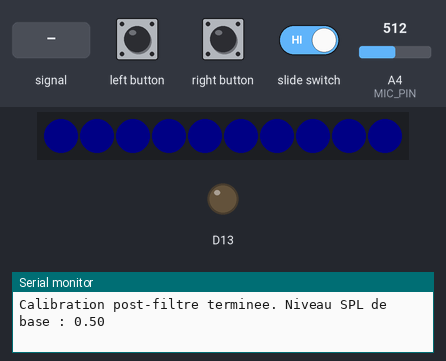
This program was run on a simulated Adafruit Circuit Playground Express. Parts: 10 RGB LEDs in strip order, left to right, output pins drawn as LEDs (lit = HIGH), the last lines printed to the serial monitor. The inputs (shaded band) are chosen by the test bench; at power-on: A4 (MIC_PIN) = 512. Dim RGB values are drawn brighter than linear.

Above: at 1.7 s.
3.3 s: A4 (MIC_PIN) fed a 50 Hz sine of ±306 counts around its level
At 6.0 s:
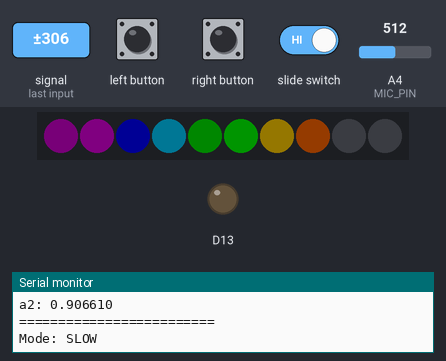
6.2 s: slide switch set LOW
At 7.92 s:
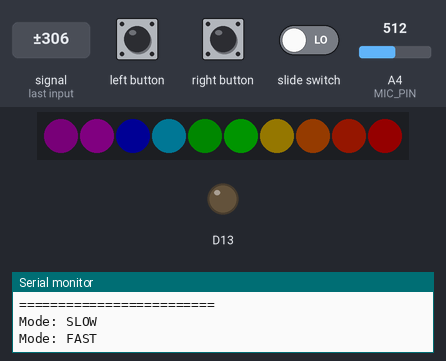
9.2 s: A4 (MIC_PIN) fed a 200 Hz sine of ±255 counts around its level
At 10.5 s:
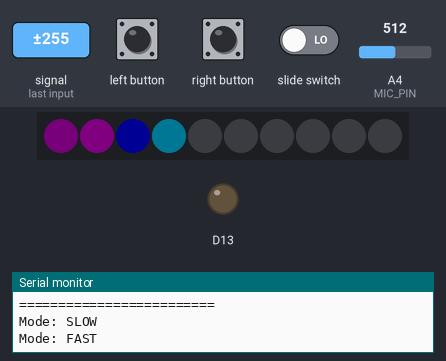
12.2 s: A4 (MIC_PIN) set to 900
At 13.4 s:
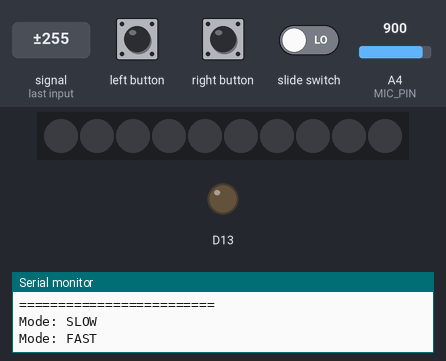
Timing chart, 0 to 15.2 s (numbered marks = the images above; inputs shaded):
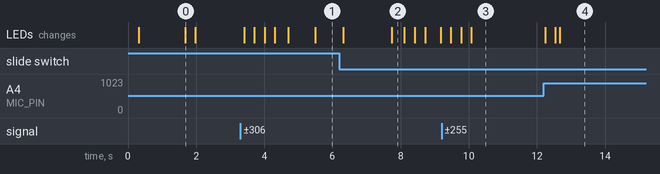

The program:

main.cpp
```cpp
// (licence header left out)
#include <Arduino.h>

#include <Adafruit_CircuitPlayground.h>

#include <math.h>

#define MIC_PIN A4

#define SAMPLE_RATE_HZ 1000

const float sample_period_us = 1000000.0 / SAMPLE_RATE_HZ;

// PARAMÈTRES DU FILTRE (20Hz - 200Hz)

float target_frequency_hz = 100.0;

float Q = 6.0;

float b0, b1, b2, a1, a2;

float x_1 = 0, x_2 = 0, y_1 = 0, y_2 = 0;

// DEBUG MODE - Pour tester
#define DEBUG_MODE 0  // Mets à 1 pour tester, 0 pour fonctionnement normal

// PARAMÈTRES DU DB-MÈTRE

float reference_level = 1.0;     // Calculé dynamiquement post-filtre au démarrage

float manual_offset_db = 0.0;     // Modifié par les boutons (+/- 3dB)

const float DB_PER_LED = 3.0;

// --- LISSAGE IEC 61672-1 ---
// Fast (F) : time constant = 125 ms → atteint le nouveau niveau en ~0.6s
// Slow (S) : time constant = 1 s → atteint le nouveau niveau en ~5s

#define DT 0.001                  // Intervalle en secondes (1/1000Hz)
#define TAU_FAST 0.125            // 125 ms time constant
#define TAU_SLOW 1.0              // 1 s time constant

// Pré-calculer les facteurs de lissage
float SMOOTHING_FACTOR_FAST = 1.0 - exp(-DT / TAU_FAST);  // ≈ 0.00797
float SMOOTHING_FACTOR_SLOW = 1.0 - exp(-DT / TAU_SLOW);  // ≈ 0.000999

float current_smoothing_factor = SMOOTHING_FACTOR_FAST;  // Commence en Fast
float smoothed_db = 0.0;

// Définition de la structure pour le tableau RVB

struct ColorRGB {

  uint8_t r;

  uint8_t g;

  uint8_t b;

};

// TABLEAU RVB DE L'ÉCHELLE (10 NeoPixels)

const ColorRGB vu_colors[10] = {

  {32, 0, 32},     // LED 0 : violet (+0 dB)

  {64, 0, 64},     // LED 1 : violet     (+3 dB)

  {0, 0, 255},    // LED 2 : bleu foncé (+6 dB)

  {0, 204, 255},   // LED 3 : bleu clair (+9 dB)

  {0, 120, 0},   // LED 4 : vert foncé    (+12 dB) - PUR VERT

  {0, 255, 0},   // LED 5 : vert clair  (+15 dB)

  {255, 200, 0},   // LED 6 : jaune doré     (+18 dB)

  {255, 100, 0},   // LED 7 : orange vif  (+21 dB)

  {255, 40, 0},    // LED 8 : orange foncé  (+24 dB)

  {255, 0, 0}      // LED 9 : rouge pur      (+27 dB)

};

bool last_btn_left = false;

bool last_btn_right = false;

bool last_slide_switch = false;  // Pour détecter les changements FAST/SLOW

void computeBiquadCoefficients(float fc, float fs, float q) {

  float omega = 2.0 * PI * fc / fs;

  float alpha = sin(omega) / (2.0 * q);

  float cos_omega = cos(omega);

  float b0_raw = alpha;

  float b1_raw = 0.0;

  float b2_raw = -alpha;

  float a0_raw = 1.0 + alpha;

  float a1_raw = -2.0 * cos_omega;

  float a2_raw = 1.0 - alpha;

  b0 = b0_raw / a0_raw;

  b1 = b1_raw / a0_raw;

  b2 = b2_raw / a0_raw;

  a1 = a1_raw / a0_raw;

  a2 = a2_raw / a0_raw;

}

void calibrateOnBoot() {

  Serial.println("Calibration du bruit de fond... Ne faites pas de bruit.");

  // 3 flashs bleus au début
  for(int i=0; i<3; i++) {
    for(int j=0; j<10; j++) CircuitPlayground.setPixelColor(j, 0, 0, 100);
    delay(100);
    CircuitPlayground.clearPixels();
    delay(100);
  }

  delay(50);  // Stabilisation avant calibration

  float sum_magnitude = 0.0;

  int sample_count = 1000;

  for (int i = 0; i < sample_count; i++) {

    unsigned long start_time = micros();

    int raw_sample = analogRead(MIC_PIN) - 512;

    float x0 = (float)raw_sample;

    float y0 = (b0 * x0) + (b1 * x_1) + (b2 * x_2) - (a1 * y_1) - (a2 * y_2);

    x_2 = x_1; x_1 = x0; y_2 = y_1; y_1 = y0;

    sum_magnitude += abs(y0);

    while (micros() - start_time < sample_period_us) {}

  }

  reference_level = sum_magnitude / sample_count;

  if (reference_level < 0.5) reference_level = 0.5;

  Serial.print("Calibration post-filtre terminee. Niveau SPL de base : ");

  Serial.println(reference_level);

  // 2 flashs bleus à la fin
  for(int i=0; i<2; i++) {
    for(int j=0; j<10; j++) CircuitPlayground.setPixelColor(j, 0, 0, 100);
    delay(100);
    CircuitPlayground.clearPixels();
    delay(100);
  }

}

void printFilterResponse() {
  // Affiche les coefficients du filtre pour vérification
  Serial.println("\n=== FILTER COEFFICIENTS ===");
  Serial.print("Fc (Hz): "); Serial.println(target_frequency_hz);
  Serial.print("Q: "); Serial.println(Q);
  Serial.print("b0: "); Serial.println(b0, 6);
  Serial.print("b1: "); Serial.println(b1, 6);
  Serial.print("b2: "); Serial.println(b2, 6);
  Serial.print("a1: "); Serial.println(a1, 6);
  Serial.print("a2: "); Serial.println(a2, 6);
  Serial.println("=========================\n");
}

void setup() {

  CircuitPlayground.begin();

  pinMode(MIC_PIN, INPUT);

  Serial.begin(115200);

  target_frequency_hz = constrain(target_frequency_hz, 20.0, 200.0);

  computeBiquadCoefficients(target_frequency_hz, SAMPLE_RATE_HZ, Q);

  calibrateOnBoot();

  printFilterResponse();

}

void loop() {

  unsigned long start_time = micros();

  // 1. Gestion des boutons (+/- 3dB sur l'échelle)

  bool current_btn_left = CircuitPlayground.leftButton();

  bool current_btn_right = CircuitPlayground.rightButton();

  if (current_btn_left && !last_btn_left) {

    manual_offset_db += 3.0;

    smoothed_db = 0.0;  // Reset pour réaction immédiate

    Serial.print("Offset: "); Serial.print(manual_offset_db); Serial.println(" dB");

  }

  if (current_btn_right && !last_btn_right) {

    manual_offset_db -= 3.0;

    smoothed_db = 0.0;  // Reset pour réaction immédiate

    Serial.print("Offset: "); Serial.print(manual_offset_db); Serial.println(" dB");

  }

  last_btn_left = current_btn_left;

  last_btn_right = current_btn_right;

  // 1b. Détection du mode Fast/Slow via le slide switch
  bool slide_switch = CircuitPlayground.slideSwitch();
  if (slide_switch) {
    current_smoothing_factor = SMOOTHING_FACTOR_SLOW;  // Slide vers la gauche = SLOW
  } else {
    current_smoothing_factor = SMOOTHING_FACTOR_FAST;  // Slide vers la droite = FAST
  }

  // Affiche le changement de mode seulement quand il change
  if (slide_switch != last_slide_switch) {
    Serial.println(slide_switch ? "Mode: SLOW" : "Mode: FAST");
    last_slide_switch = slide_switch;
  }

  // 2. Acquisition et Filtrage Passe-Bande

  int raw_sample = analogRead(MIC_PIN) - 512;

  float x0 = (float)raw_sample;

  float y0 = (b0 * x0) + (b1 * x_1) + (b2 * x_2) - (a1 * y_1) - (a2 * y_2);

  x_2 = x_1; x_1 = x0;

  y_2 = y_1; y_1 = y0;

  // 3. Calcul des Décibels instantanés

  float magnitude = abs(y0);

  float instant_db = 0.0;

  if (magnitude > reference_level) {

    float raw_db = 20.0 * log10(magnitude / reference_level);

    instant_db = raw_db - manual_offset_db;

  }

  // 4. Lissage exponentiel (Filtre passe-bas sur l'affichage)

  // Plus SMOOTHING_FACTOR est petit, plus la transition vers la nouvelle valeur prend du temps.

  smoothed_db = (current_smoothing_factor * instant_db) + ((1.0 - current_smoothing_factor) * smoothed_db);

  // 5. Conversion de la valeur lissée en nombre de LED actives

  int leds_to_light = (int)(smoothed_db / DB_PER_LED);

  leds_to_light = constrain(leds_to_light, 0, 10);

  // 6. Affichage avec le tableau RVB personnalisé

  CircuitPlayground.clearPixels();

  for (int i = 0; i < leds_to_light; i++) {

    CircuitPlayground.setPixelColor(i, vu_colors[i].r, vu_colors[i].g, vu_colors[i].b);

  }

  // Visualisation sur le traceur série (mode DEBUG seulement)

  #if DEBUG_MODE
  Serial.print(" | Instantane_dB:"); Serial.print(instant_db);

  Serial.print(" | Lisse_dB:"); Serial.println(smoothed_db);
  #endif

  // Maintien du timing (1000 Hz)

  while (micros() - start_time < sample_period_us) {

    // Attente active

  }

}
 
```

Measured:
- after the input at 3.3 s, the LEDs: first change after 0.10 s (image 1 shows a later state)
- after the input at 9.2 s, the LEDs: first change after 0.27 s (image 3 shows a later state)
- after the input at 12.2 s, the LEDs: first change at once (image 4 shows a later state)
